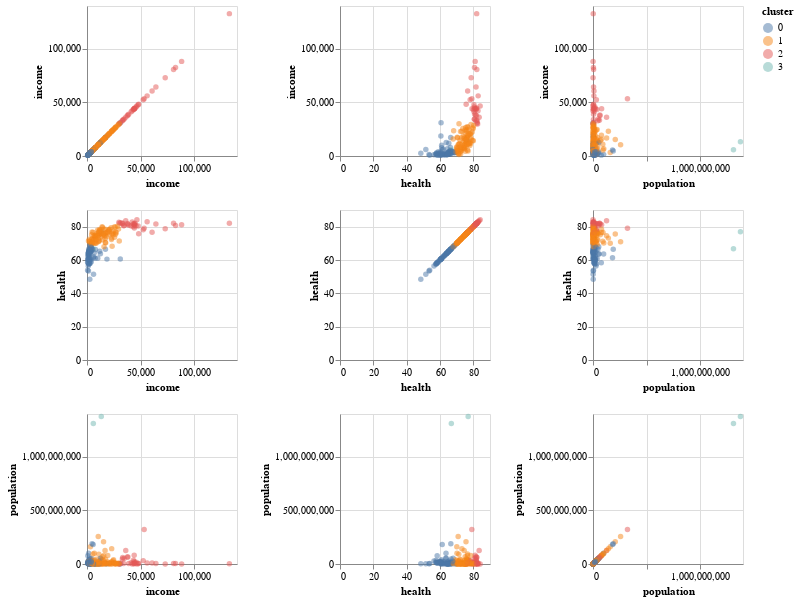

The code cell stored with this chart in its notebook:
### Code cell
alt.Chart(gapminder).mark_circle(opacity=0.5).encode(
    alt.X(alt.repeat("column"), type='quantitative'),
    alt.Y(alt.repeat("row"), type='quantitative'),
    color='cluster:N'
).properties(
    width=150,
    height=150
).repeat(
    row=['income', 'health', 'population'],
    column=['income', 'health', 'population']
)

### Figure 1 — Vega-Lite specification as saved in the notebook (floating-point values rounded to 4 significant figures; data arrays with more than 128 entries replaced by an {"elided": "..."} marker saying what was removed)
{"$schema": "https://vega.github.io/schema/vega-lite/v3.4.0.json", "config": {"background": "white", "mark": {"tooltip": null}, "view": {"height": 300, "width": 400}}, "datasets": {"data-375b326e6f3be8a2a6bf352207ef3fb2": {"elided": "187 records"}}, "repeat": {"column": ["income", "health", "population"], "row": ["income", "health", "population"]}, "spec": {"data": {"name": "data-375b326e6f3be8a2a6bf352207ef3fb2"}, "encoding": {"color": {"field": "cluster", "type": "nominal"}, "x": {"field": {"repeat": "column"}, "type": "quantitative"}, "y": {"field": {"repeat": "row"}, "type": "quantitative"}}, "height": 150, "mark": {"opacity": 0.5, "type": "circle"}, "width": 150}}
